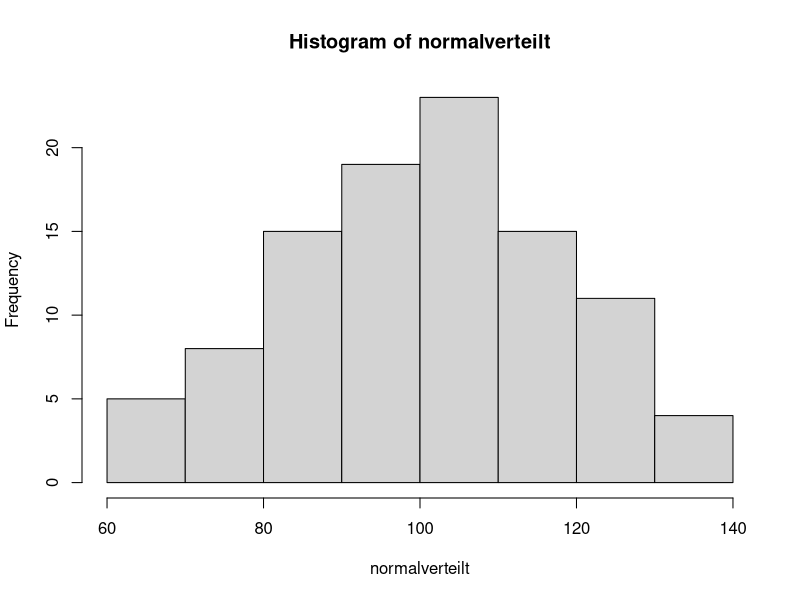
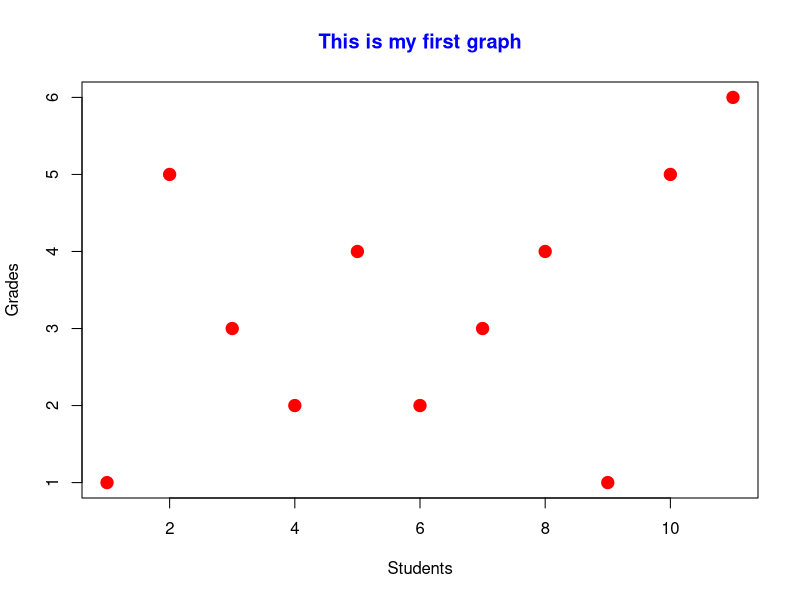

The R source for these figures, in order:
## ---- chunk 1
mein_skalar = 42
print(mein_skalar)
## ---- chunk 2
mein_vektor = c(1, 2, 3, 4, 5)
print(mein_vektor)
## ---- chunk 3
meine_matrix = matrix(1:9, nrow=3, ncol=3)
print(meine_matrix)
## ---- chunk 4
# Daten für den DataFrame erstellen
personen = data.frame(
  Name = c("Anna", "Ben", "Clara"),
  Alter = c(25, 30, 29),
  Beruf = c("Ingenieur", "Arzt", "Lehrer")
)

# DataFrame anzeigen
print(personen)
## ---- chunk 5
df <- data.frame(Name = c("Anna", "Ben"), 
                 Alter = c(25, 30))
print(df)
## ---- chunk 6
# Einen numerischen Vektor erstellen
zahlen = c(5, 10, 15, 20, 25)

# Die Funktion c() wird sehr oft verwendet. Sie fügt Elemente zu einem Vektor zusammen.
zahlen
## ---- chunk 7
# Den Mittelwert berechnen
durchschnitt = mean(zahlen)

# Das Ergebnis ausgeben
print(durchschnitt)
## ---- chunk 8
calculate_mean <- function(vector) {
  # Calculate the mean
  result <- sum(vector) / length(vector)
  
  return(result)
}
## ---- chunk 9
seq(from = 1, to = 10, by = 1)
seq(from = 1, to = 10, length.out = 5)
## ---- chunk 10
rnorm(n = 10, mean = 0, sd = 1) 
## ---- chunk 11
normalverteilt = rnorm(n = 100, mean = 100, sd = 15)
hist(normalverteilt) 
## ---- chunk 12
# Addition
ergebnis_addition <- 5 + 3
print(ergebnis_addition)

# Subtraktion
ergebnis_subtraktion <- 10 - 4
print(ergebnis_subtraktion)

# Multiplikation
ergebnis_multiplikation <- 6 * 7
print(ergebnis_multiplikation)

# Division
ergebnis_division <- 15 / 3
print(ergebnis_division)

# Potenzierung
ergebnis_potenzierung <- 2^3
print(ergebnis_potenzierung)
## ---- chunk 13
# Werte Variablen zu
x <- 5
y <- 3

# Berechnungen mit Variablen durchführen
ergebnis_summe <- x + y
ergebnis_differenz <- x - y

# Ergebnisse ausgeben
print(ergebnis_summe)
print(ergebnis_differenz)
## ---- chunk 14
# Vektoren erstellen
vektor1 <- c(1, 2, 3, 4, 5)
vektor2 <- c(6, 7, 8, 9, 10)

# Vektoren elementweise addieren
vektor_summe <- vektor1 + vektor2
print(vektor_summe)

# Vektoren elementweise multiplizieren
vektor_produkt <- vektor1 * vektor2
print(vektor_produkt)

## ---- chunk 15
# Eine Sequenz von Zahlen generieren
sequenz <- 1:10
print(sequenz)

# Eine Sequenz mit festgelegtem Schritt erstellen
sequenz_schritt <- seq(1, 10, by = 2)
print(sequenz_schritt)
## ---- chunk 16
# Die Quadratwurzel berechnen
sqrt_ergebnis <- sqrt(25)
print(sqrt_ergebnis)

# Den absoluten Wert berechnen
absolutwert <- abs(-10)
print(absolutwert)

# Das Maximum und Minimum finden
maximalwert <- max(3, 7, 1, 8, 5)
minimalwert <- min(3, 7, 1, 8, 5)
print(maximalwert)
print(minimalwert)

## ---- chunk 17
noten = c(1, 5, 3, 2, 4, 2, 3, 4, 1, 5, 6)
Durchschnitt_noten = mean(noten)
Durchschnitt_noten
## ---- chunk 18
namen = c("jake", "john", "clara", "manos", "tehilla",
           "laura", "jenny", "carlos", "maria", "kate")
## ---- chunk 19
anwesenheit = c(TRUE, TRUE, TRUE, TRUE, FALSE,
                 TRUE, TRUE, TRUE, TRUE, FALSE)
## ---- chunk 20
      plot(noten, col='red',type='p', pch=19,lwd=2,cex=1.5,
      main="This is my first graph",
      col.main='blue',xlab="Students",ylab="Grades")
